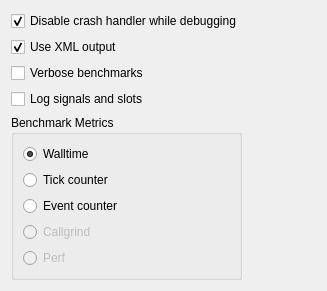
<?xml version="1.0" encoding="UTF-8"?>
<ui version="4.0">
 <class>Autotest::Internal::QtTestSettingsPage</class>
 <widget class="QWidget" name="Autotest::Internal::QtTestSettingsPage">
  <property name="geometry">
   <rect>
    <x>0</x>
    <y>0</y>
    <width>327</width>
    <height>266</height>
   </rect>
  </property>
  <property name="windowTitle">
   <string/>
  </property>
  <layout class="QVBoxLayout" name="verticalLayout">
   <item>
    <layout class="QHBoxLayout" name="horizontalLayout">
     <item>
      <layout class="QVBoxLayout" name="verticalLayout_2">
       <item>
        <widget class="QCheckBox" name="disableCrashhandlerCB">
         <property name="toolTip">
          <string>Enables interrupting tests on assertions.</string>
         </property>
         <property name="text">
          <string>Disable crash handler while debugging</string>
         </property>
         <property name="checked">
          <bool>true</bool>
         </property>
        </widget>
       </item>
       <item>
        <widget class="QCheckBox" name="useXMLOutputCB">
         <property name="toolTip">
          <string>XML output is recommended, because it avoids parsing issues, while plain text is more human readable.

Warning: Plain text misses some information, such as duration.</string>
         </property>
         <property name="text">
          <string>Use XML output</string>
         </property>
         <property name="checked">
          <bool>true</bool>
         </property>
        </widget>
       </item>
       <item>
        <widget class="QCheckBox" name="verboseBenchmarksCB">
         <property name="text">
          <string>Verbose benchmarks</string>
         </property>
        </widget>
       </item>
       <item>
        <widget class="QCheckBox" name="logSignalsAndSlotsCB">
         <property name="toolTip">
          <string>Log every signal emission and resulting slot invocations.</string>
         </property>
         <property name="text">
          <string>Log signals and slots</string>
         </property>
        </widget>
       </item>
       <item>
        <widget class="QGroupBox" name="groupBox">
         <property name="title">
          <string>Benchmark Metrics</string>
         </property>
         <layout class="QVBoxLayout" name="verticalLayout_3">
          <item>
           <widget class="QRadioButton" name="walltimeRB">
            <property name="sizePolicy">
             <sizepolicy hsizetype="Minimum" vsizetype="Minimum">
              <horstretch>0</horstretch>
              <verstretch>0</verstretch>
             </sizepolicy>
            </property>
            <property name="toolTip">
             <string>Uses walltime metrics for executing benchmarks (default).</string>
            </property>
            <property name="text">
             <string>Walltime</string>
            </property>
            <property name="checked">
             <bool>true</bool>
            </property>
           </widget>
          </item>
          <item>
           <widget class="QRadioButton" name="tickcounterRB">
            <property name="sizePolicy">
             <sizepolicy hsizetype="Minimum" vsizetype="Minimum">
              <horstretch>0</horstretch>
              <verstretch>0</verstretch>
             </sizepolicy>
            </property>
            <property name="toolTip">
             <string>Uses tick counter when executing benchmarks.</string>
            </property>
            <property name="text">
             <string>Tick counter</string>
            </property>
           </widget>
          </item>
          <item>
           <widget class="QRadioButton" name="eventCounterRB">
            <property name="sizePolicy">
             <sizepolicy hsizetype="Minimum" vsizetype="Minimum">
              <horstretch>0</horstretch>
              <verstretch>0</verstretch>
             </sizepolicy>
            </property>
            <property name="toolTip">
             <string>Uses event counter when executing benchmarks.</string>
            </property>
            <property name="text">
             <string>Event counter</string>
            </property>
           </widget>
          </item>
          <item>
           <widget class="QRadioButton" name="callgrindRB">
            <property name="enabled">
             <bool>false</bool>
            </property>
            <property name="sizePolicy">
             <sizepolicy hsizetype="Minimum" vsizetype="Minimum">
              <horstretch>0</horstretch>
              <verstretch>0</verstretch>
             </sizepolicy>
            </property>
            <property name="toolTip">
             <string>Uses Valgrind Callgrind when executing benchmarks (it must be installed).</string>
            </property>
            <property name="text">
             <string>Callgrind</string>
            </property>
           </widget>
          </item>
          <item>
           <widget class="QRadioButton" name="perfRB">
            <property name="enabled">
             <bool>false</bool>
            </property>
            <property name="sizePolicy">
             <sizepolicy hsizetype="Minimum" vsizetype="Minimum">
              <horstretch>0</horstretch>
              <verstretch>0</verstretch>
             </sizepolicy>
            </property>
            <property name="toolTip">
             <string>Uses Perf when executing benchmarks (it must be installed).</string>
            </property>
            <property name="text">
             <string>Perf</string>
            </property>
           </widget>
          </item>
         </layout>
        </widget>
       </item>
      </layout>
     </item>
     <item>
      <spacer name="horizontalSpacer">
       <property name="orientation">
        <enum>Qt::Horizontal</enum>
       </property>
       <property name="sizeHint" stdset="0">
        <size>
         <width>40</width>
         <height>20</height>
        </size>
       </property>
      </spacer>
     </item>
    </layout>
   </item>
   <item>
    <spacer name="verticalSpacer">
     <property name="orientation">
      <enum>Qt::Vertical</enum>
     </property>
     <property name="sizeHint" stdset="0">
      <size>
       <width>20</width>
       <height>40</height>
      </size>
     </property>
    </spacer>
   </item>
  </layout>
 </widget>
 <resources/>
 <connections/>
</ui>
